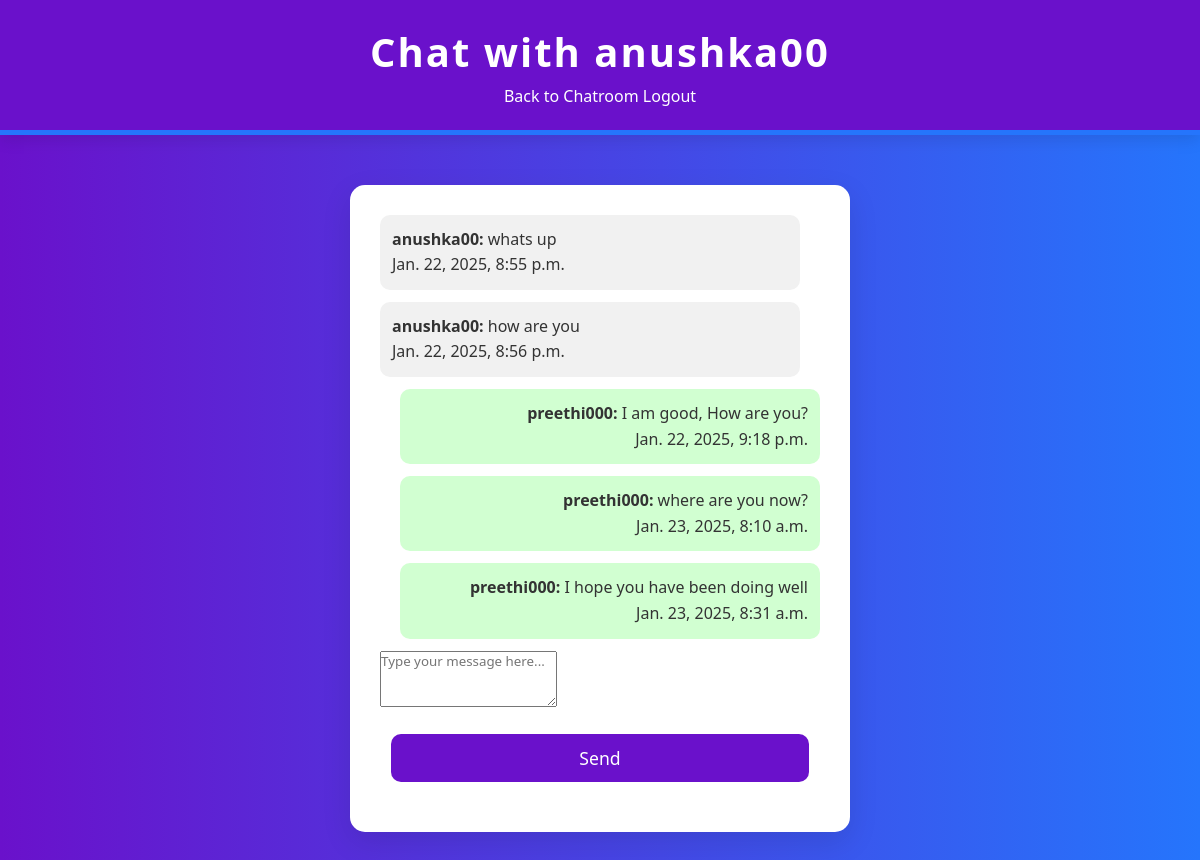
The app's page /messages/1/ (signed in) with its own data.
### chat/models.py (models this page shows, shortened)
class Message(models.Model):
    sender = models.ForeignKey(User, related_name='sent_messages', on_delete=models.CASCADE)
    receiver = models.ForeignKey(User, related_name='received_messages', on_delete=models.CASCADE)
    text = models.TextField()
    timestamp = models.DateTimeField(auto_now_add=True)

### chat/views.py (the view, shortened to what this page needs)
# urls.py: path('messages/<int:user_id>/', views.messages_view, name='messages'),
@login_required
def messages_view(request, user_id):
    user = get_object_or_404(User, id=user_id)
    messages_list = Message.objects.filter(sender=request.user, receiver=user) | \
                    Message.objects.filter(sender=user, receiver=request.user)
    messages_list = messages_list.order_by('timestamp')
    return render(request, 'chat/messages.html', {
        'messages': messages_list,
        'user': user,
    })

### chat/templates/chat/messages.html (shortened to what this page needs)
<!DOCTYPE html>
<html lang="en">
<head>
    {% load static %}
    <link rel="stylesheet" href="{% static 'chat/styles.css' %}">
</head>
<body>
    <header>
        <h1>Chat with {{ user.username }}</h1>
        <nav>
            <a href="{% url 'chatroom' %}">Back to Chatroom</a>
            <a href="{% url 'logout' %}">Logout</a>
        </nav>
    </header>
    <div class="container">
        <div class="messages-area">
            {% for message in messages %}
                <div class="message {% if message.sender == request.user %}sent{% else %}received{% endif %}">
                    <p><strong>{{ message.sender.username }}:</strong> {{ message.text }}</p>
                    <span class="timestamp">{{ message.timestamp }}</span>
                </div>
            {% empty %}
                <p>No messages yet. Start the conversation!</p>
            {% endfor %}
        </div>
        <form id="message-form" method="post" action="">
            <textarea name="message" rows="3" placeholder="Type your message here..." required></textarea>
            <button type="submit">Send</button>
        </form>
    </div>
</body>
</html>

### chat/static/chat/styles.css (style rules this page uses)
* { margin: 0; padding: 0; box-sizing: border-box; font-family: 'Segoe UI', Tahoma, Geneva, Verdana, sans-serif; }
body { background: linear-gradient(to right, #6a11cb, #2575fc); color: #333; line-height: 1.6; font-size: 16px; }
a { text-decoration: none; color: inherit; transition: color 0.3s ease; }
header { background: #6a11cb; color: white; padding: 20px 0; text-align: center; border-bottom: 5px solid #2575fc; box-shadow: 0 5px 15px rgba(0, 0, 0, 0.1); }
header h1 { font-size: 2.5rem; letter-spacing: 2px; margin: 0; }
.container { max-width: 500px; margin: 50px auto; padding: 30px; background-color: #fff; border-radius: 15px; box-shadow: 0 10px 30px rgba(0, 0, 0, 0.1); }
button { width: 95%; padding: 12px; background: #6a11cb; color: white; font-size: 1.1rem; border: none; border-radius: 10px; cursor: pointer; margin: 20px auto; display: block; transition: background 0.3s ease, transform 0.2s ease; }
.message { padding: 12px; margin-bottom: 12px; border-radius: 10px; font-size: 1rem; background-color: #f1f1f1; }
.message.sent { background-color: #d1ffd1; text-align: right; margin-left: 20px; }
.message.received { text-align: left; margin-right: 20px; }

### records on screen
Message: sender.username "anushka00", text "whats up", timestamp "Jan. 22, 2025, 8:55 p.m."
Message: sender.username "anushka00", text "how are you", timestamp "Jan. 22, 2025, 8:56 p.m."
Message: sender.username "preethi000", text "I am good, How are you?", timestamp "Jan. 22, 2025, 9:18 p.m."
Message: sender.username "preethi000", text "where are you now?", timestamp "Jan. 23, 2025, 8:10 a.m."
Message: sender.username "preethi000", text "I hope you have been doing well", timestamp "Jan. 23, 2025, 8:31 a.m."

### other values on screen
{{ user.username }} "anushka00"
